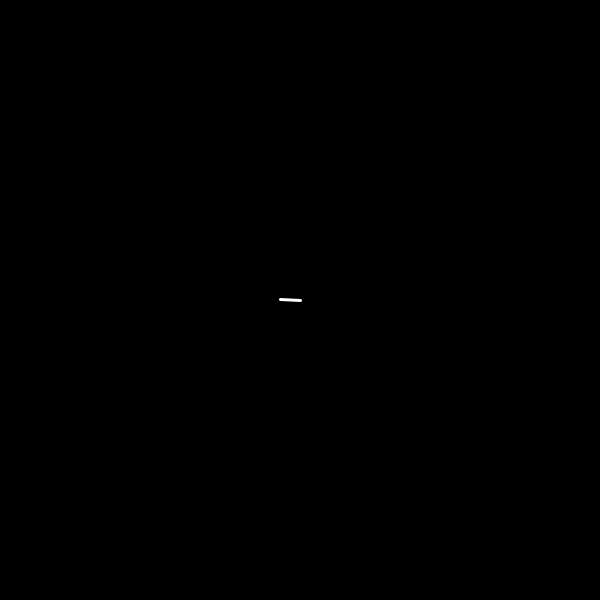
Frame 1 (no input)
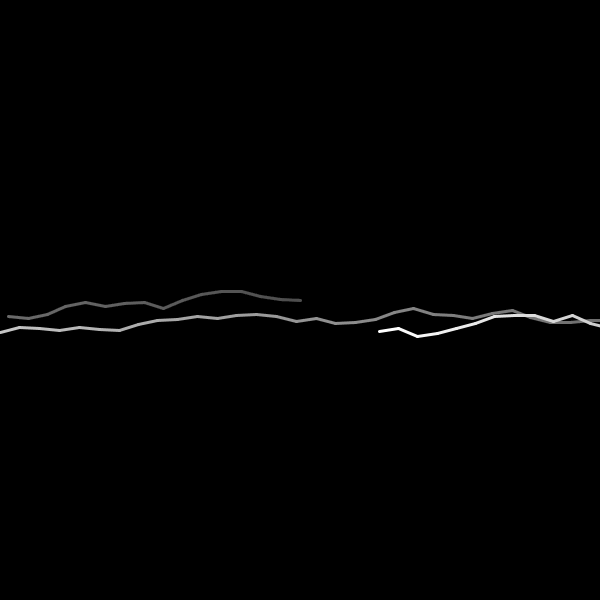
Frame 60 (the mouse pressed at the canvas centre just before this capture)
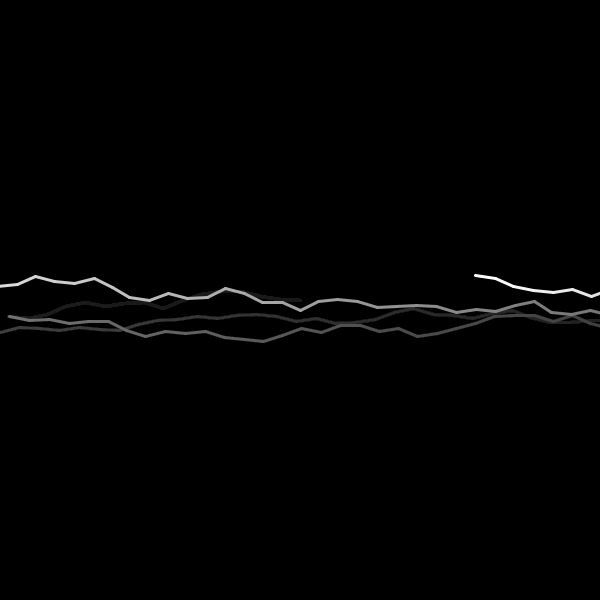
Frame 120 (the mouse held since frame 60 and released just before this capture)

The Processing sketch that drew these frames (run headless with seeded random() and noise(); from frame 60 on, the mouse is pressed at the canvas centre):

// Processing sketch: random_walk_gaussian
// ── random_walk_gaussian.pde
PVector p2;
PVector p1;
float stepSize = 20;
float angle;
float strokeWidth = 0.3;

void setup() {
  size(600, 600);
  //start vector with origin in the center of the screen
  p2 = new PVector(width/2, height/2);
  p1 = p2.copy();
  smooth();
  //frameRate(4);
  background(0);
}

void draw() {
  fill(0, 5);
  noStroke();
  rect(0, 0, width, height);

  
  //pick a random angle
  float mean = 180;
  float st = 15;
  angle = radians(randomGaussian()*st+mean);
  println(degrees(angle));
  float constrainedAngle = angle;
  PVector aV = new PVector(cos(constrainedAngle) * stepSize,sin(constrainedAngle) * stepSize);
  p2.add(aV);

  // offscreen wrap
  if (p2.x<-10) p2.x=p1.x=width+10;
  if (p2.x>width+10) p2.x=p1.x=-10;
  if (p2.y<-10) p2.y=p1.y=height+10;
  if (p2.y>height+10) p2.y=p1.y=-10;

  stroke(255);
  strokeWeight(3);
  
  //draw line from p
  line(p1.x, p1.y, p2.x, p2.y);

  p1.set(p2);
}

/*float toQuadrant(float v) {
  if (v <= 2*PI*0.25) {
    return 2*PI*0.25;
  } else if (v >2*PI*0.25 && v<=2*PI*0.5) {
    return  2*PI*0.5;
  } else if (v >2*PI*0.5 && v<=2*PI*0.75) {
    return  2*PI*0.75;
  } else {
    return 2*PI;
  }
}*/

float toQuadrant(float v) {
  if (v <=0.25) {
    return 2*PI*0.25;
  } else if (v >0.25 && v<=0.5) {
    return  2*PI*0.5;
  } else if (v >0.5 && v<=0.75) {
    return  2*PI*0.75;
  } else {
    return 2*PI;
  }
}
